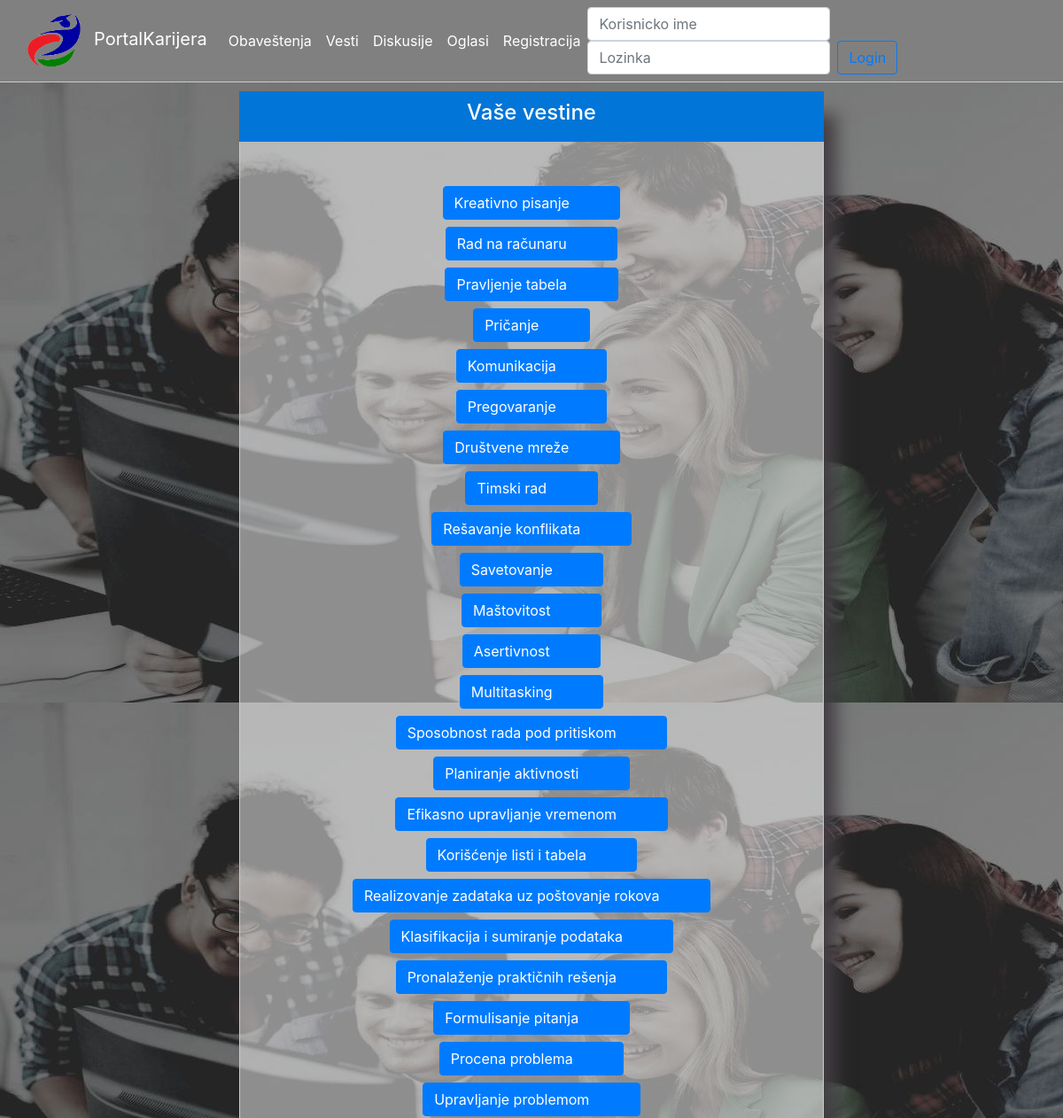
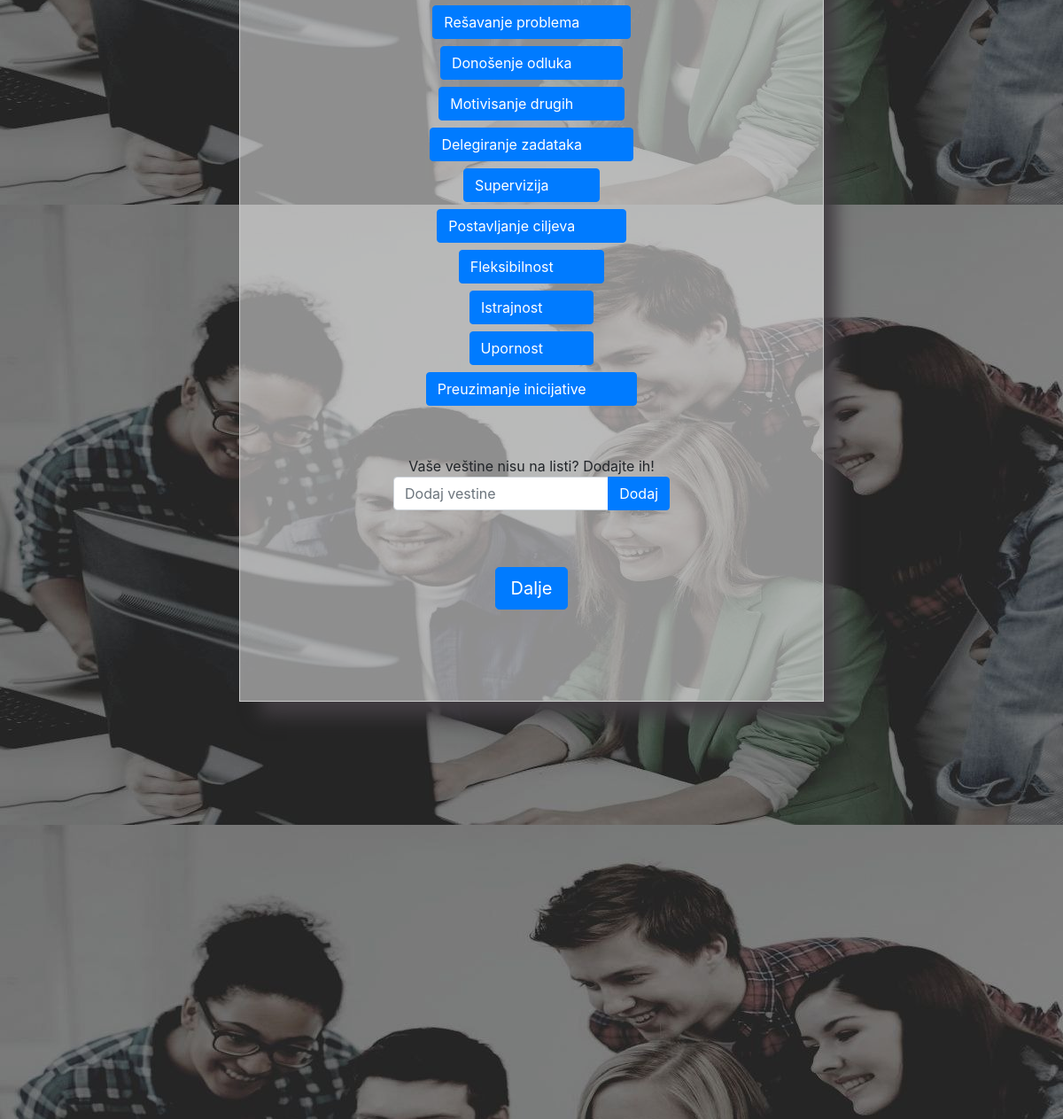
The page /index.php/registracija/dodajInteresovanjaZaKorisnika on the database its author committed (2 pictures, top to bottom).
### tables this page shows
CREATE TABLE IF NOT EXISTS `sifvestine` (
  `idVes` int(11) NOT NULL AUTO_INCREMENT,
  `naziv` varchar(45) DEFAULT NULL,
  PRIMARY KEY (`idVes`)
);

### application/views/viewTemplate.php (called while the page is built, shortened)
<?php
if($this->session->user == null){
    $this->load->view("headers/guestHeader");
    $this->load->view($middle, $middle_data ?? []);
} else if($this->session->userdata('user')['tip']=="s"){
    $this->load->view("headers/studentHeader");
    $this->load->view($middle, $middle_data ?? []);
    $this->load->view("footers/userFooter",["tip" => "student"]);
} else if($this->session->userdata('user')['tip']== "k"){
    $this->load->view("headers/kompHeader");
    $this->load->view($middle, $middle_data ?? []);
    $this->load->view("footers/userFooter",["tip" => "kompanija"]);
}else if($this->session->userdata('user')['tip']== "a"){
    $this->load->view("headers/adminHeader");
    $this->load->view($middle, $middle_data ?? []);
    $this->load->view("footers/userFooter", ["tip" => "admin"]);
}

### application/controllers/Registracija.php (called while the page is built, shortened)
<?php
class Registracija extends MY_Controller {
     public function __construct() {
        $this->load->model('RegistrationModel');
        $this->load->model('SifrarniciModel');
    }
    public function dodatneInfo($idKor, $tip){
        if($tip == "int"){
        $data["middle_data"] = ["interesovanja" => $this->SifrarniciModel->dohvatiInteresovanja(),
                                "idKor" => $idKor];
        }else if($tip == "ves"){
         $data["middle_data"] = ["vestine" => $this->SifrarniciModel->dohvatiVestine(),
                                "idKor" => $idKor];
        }else if($tip == "dipl"){
            $data["middle_data"] = ["fakulteti" => $this->SifrarniciModel->dohvatiFakultete(),
                                 "idKor" => $idKor];
        }else if($tip == "rad"){
            $data["middle_data"] = ["kompanije" => $this->SifrarniciModel->dohvatiKompanije(),
                                    "pozicije" => $this->SifrarniciModel->dohvatiPozicije(),
                                    "gradovi" => $this->SifrarniciModel->dohvatiMesto(),
                                    "idKor" => $idKor];
        }
        $data["middle"] = "middle/dodatneInformacije";
        $this->load->view('viewTemplate', $data);
    }
        public function dodajInteresovanjaZaKorisnika(){
        $idKor = $this->input->post('idKor');
        $this->dodatneInfo($idKor, "ves");
    }
}

### index.php (called while the page is built, shortened)
<?php
require_once BASEPATH.'core/CodeIgniter.php';

### application/models/SifrarniciModel.php (called while the page is built, shortened)
<?php
class SifrarniciModel extends CI_Model{
    public function dohvatiVestine(){
        $query = $this->db->get('sifvestine');
        return $query->result_array();
    }
}

### application/views/middle/dodatneInformacije.php (the view, shortened to what this page needs)
<!DOCTYPE html>
<div class="wrapper">
    <div class="regwrapper">
        <div class="tabInfo">
            <?php
            if(isset($interesovanja)){
                echo "<h4> Vaša interesovanja </h4>";
            }else if(isset($vestine)){
                echo "<h4> Vaše vestine </h4>";
            }else if(isset ($fakulteti)){
                echo "<h4> Podaci o završenim studijama </h4>";
            }else if(isset ($kompanije)){
                echo "<h4>Radno iskustvo</h4>";
            }
            ?>
        </div>
        <div class="tabcontentInfo overflow-auto scroll">
            <?php if(isset($interesovanja)){?>
            <form class="dodatneInfoForma" name="formaInteresovanja" method="POST" action="<?php echo site_url('Registracija/dodajInteresovanjaZaKorisnika');?>">
                <input type="hidden" name='idKor' value="<?php echo $idKor; ?>">
                <?php foreach ($interesovanja as $interesovanje){
                    $idInt = $interesovanje['idInt'];
                    $nazivInt = $interesovanje['naziv'];
                   echo "<label for='$idInt' class='btn btn-primary'>$nazivInt <input type='checkbox' name='int[]' value='$idInt' id='$idInt' class='badgebox'><span class='badge'>&check;</span></label><br/>";
                }
                ?>
                <div id="dodataInteresovanja">
                </div>
                <br/><br/>
                Vasa interesovanja nisu na listi? Dodajte ih!
                <br>
                <div class='form-row'>
                    <div class='col-6 offset-3'>
                        <div class="input-group mb-3">
                            <input type="text" class="form-control" placeholder="Dodaj interesovanje" aria-label="Recipient's username" aria-describedby="basic-addon2" name='novoInt' id="novoInteresovanje">
                            <div class="input-group-append">
                              <button class="btn btn-primary" name='dodajNovoInt' onclick="dodajInt()" type="button">Dodaj</button>
                            </div>
                        </div>
                    </div>
                </div>
                <br/><br/>
                <input type="submit" name='dalje' value="Dalje" class='nextButton btn btn-primary btn-lg'>
            </form>
            <?php } else if(isset ($vestine)){ ?>
            <form class="dodatneInfoForma" name="formaVestine" method="POST" action="<?php echo site_url('Registracija/dodajVestineZaKorisnika');?>">
                <?php foreach ($vestine as $vestina){
                    $idVes = $vestina['idVes'];
                    $nazivVes = $vestina['naziv'];
                     echo "<label for='$idVes' class='btn btn-primary'>$nazivVes <input type='checkbox' name='ves[]' value='$idVes' id='$idVes' class='badgebox'><span class='badge'>&check;</span></label><br/>";
                }
                ?>
                <br/><br/>
                Vaše veštine nisu na listi? Dodajte ih!
                <br>
                <div class='form-row'>
                    <div class='col-6 offset-3'>
                        <div class="input-group mb-3">
                            <input type="text" class="form-control" name='novaVes' id="novaVestina" placeholder="Dodaj vestine">
                            <div class="input-group-append">
                              <button class="btn btn-primary" name='dodajNovuVes' onclick="dodajVes()" type="button">Dodaj</button>
                            </div>
                        </div>
                    </div>
                </div>
                <br/><br/>
                <input type="submit" name='dalje' value="Dalje" class='nextButton btn btn-primary btn-lg'>
            </form>
            <?php
                 }else if(isset($fakulteti)){
            ?>
           Ovde mozete da ostavite podatke o stečenoj diplomi. Ukoliko nemate diplomu ili još uvek studirate, pređite na sledeći korak.
             <br/>
             <div class="form-row">
                 <div class="col-6 offset-3">
             <form class="dodatneInfoForma" name="diplomaForma" method="POST" action="<?php echo site_url('Registracija/dodajDiplomuZaKorisnika') ?>">
                 <input type="hidden" name='idKor' value="<?php echo $idKor; ?>">
                 <div id="selectfakultet">
                 <select class="form-control" name="fakultet" id="listafakultet" onchange="dodajInput('fakultet')">
                    <option disabled selected value="">Odaberite fakultet</option>
                    <?php
                            foreach ($fakulteti as $fakultet){
                                $naziv = $fakultet["naziv"];
                                $idFak = $fakultet["idFak"];
                                echo "<option value='$idFak'>$naziv</option>";
                            }
                            ?>
                    <option value="dodaj">Dodaj fakultet</option>
                 </select>
                </div>
                <div id="fakultet">
                </div>
                 <br/><input class="form-control" type="text" name="odsek" placeholder="Odsek">
                 <br/>
                 <div class="text-left">
                     <b>Nivo studija: </b>
                <br/>
                <input type="radio" name="nivo" value="osnovne"> Osnovne akademske studije<br>
                <input type="radio" name="nivo" value="master"> Master akademske studije<br>
                <input type="radio" name="nivo" value="specijalisticke"> Specijalističke akademske studije<br>
                <input type="radio" name="nivo" value="doktorske"> Doktorske akademske studije<br>
                <input type="radio" name="nivo" value="strukovne"> Strukovne studije<br><br/>
                 </div>
                <input class="form-control" type="number" name="godUpisa" placeholder="Godina upisa">
                <br/>
                <input class="form-control" type="number" name="godZavrsetka" placeholder="Godina zavrsetka">
                <br/>
                <input class="form-control" type="text" name="zvanje" placeholder="Steceno zvanje">
                <br/>
                <input type="checkbox" name="vidDipl" value="1">Ne želim da ovaj podatak bude javan
                <br/><br/>
                <input type="submit" name="dalje" value="Dalje" class='nextButton btn btn-primary btn-lg'>
             </form>
             </div>
             </div>
             <?php
                 }else if(isset($kompanije)){
             ?>
         Ovde možete ostaviti podatke o ranijem ili trenutnom radnom angažmanu.
         <br/>
         *Sajt prihvata samo <b>JEDNO</b> radno iskustvo, tako da - birajte pažljivo šta ćete napisati.
         <div class="form-row">
                 <div class="col-6 offset-3">
            <form class="dodatneInfoForma" name="iskustvoForma" method="POST" action="<?php echo site_url('Registracija/dodajIskustvoZaKorisnika')?>">
                <input type="hidden" name='idKor' value="<?php echo $idKor; ?>">
            <div id="selectkompanija">
                 <select class="form-control" name="kompanija" id="listakompanija" onchange="dodajInput('kompanija')">
                    <option disabled selected value="">Odaberite kompaniju</option>
                    <?php
                            foreach ($kompanije as $kompanija){
                                $naziv = $kompanija["naziv"];
                                $idKom = $kompanija["idSifKo"];
                                echo "<option value='$idKom'>$naziv</option>";
                            }
                            ?>
                    <option value="dodaj">Dodaj kompaniju</option>
                 </select>
                </div>
                <div id="kompanija">
                </div>
                <br/>
            <div id="selectpozicija">
                 <select class="form-control" name="pozicija" id="listapozicija" onchange="dodajInput('pozicija')">
                    <option disabled selected value="">Odaberite poziciju</option>
                    <?php
                            foreach ($pozicije as $pozicija){
                                $naziv = $pozicija["naziv"];
                                $idPoz = $pozicija["idPoz"];
                                echo "<option value='$idPoz'>$naziv</option>";
                            }
                            ?>
                    <option value="dodaj">Dodaj poziciju</option>
                 </select>
                </div>
                <div id="pozicija">
                </div>
                <br/>
            <div id="selectsediste">
            <select class="form-control" name="sediste" id="listasediste" onchange="dodajInput('sediste')">
                <option disabled selected value="">Sedište</option>
                <?php
                        foreach ($gradovi as $grad){
                            $naziv = $grad["naziv"];
                            $idGra = $grad["idGra"];
                            echo "<option value='$idGra'>$naziv</option>";
                        }
                        ?>
                <option value="dodaj">Dodaj grad</option>
            </select>
            </div>
            <div id="sediste">
            </div>
            <br/>
            <div class="input-group mb-3">
                <div class="input-group-prepend">
                  <span class="input-group-text" id="basic-addon2">Početak radnog odnosa:</span>
                </div>
                <input type="date" class="form-control" name="od">
            </div>
            <div class="input-group mb-3">
                <div class="input-group-prepend">
                  <span class="input-group-text" id="basic-addon3">Kraj radnog odnosa:</span>
                </div>
                <input class="form-control" type="date" name="do">
            </div>
<!--            Pocetak radnog odnosa: <input class="form-control" type="date" name="od">
            <br/>
            Kraj radnog odnosa: <input class="form-control" type="date" name="do">-->
            <input type="checkbox" name="vidRad" value="1">Ne želim da ovaj podatak bude javan
            <br/><br/>
            <input type="submit" name="dalje" value="Zavrsi registraciju" class='nextButton btn btn-primary btn-lg'>
            </form>
                 </div>
         </div>
                 <?php }?>
    </div>
</div>
</div>

### css/styleGuest.css (style rules this page uses)
.wrapper { background-image: url("../images/pozadina1.jpg"); height: 100vh; width: auto; position: relative; display: flex; justify-content: center; padding-bottom: 6rem; }
.regwrapper { background-color: rgb(248,248,248,0.5); text-align: center; position: absolute; justify-content: center; top:10px; width:55%; box-shadow: 19px 21px 19px -5px rgba(66,61,66,1); }
.tabInfo { overflow: hidden; border-bottom: none; background-color: #0275d8; color: white; padding: 10px; }
.tabcontentInfo { padding: 30px 12px; border: 1px solid #ccc; border-top: none; height: 75vh; }
html { background-color: dimgrey; }
input::placeholder { color: #fff; }
button, input { overflow: visible; }
.badgebox + .badge { text-indent: -999999px; width: 27px; }
.dodatneInfoForma { margin-top: 20px; }

### rows shown on the page
sifvestine: naziv "Kreativno pisanje"
sifvestine: naziv "Rad na računaru"
sifvestine: naziv "Pravljenje tabela"
sifvestine: naziv "Pričanje"
sifvestine: naziv "Komunikacija"
sifvestine: naziv "Pregovaranje"
sifvestine: naziv "Društvene mreže"
sifvestine: naziv "Timski rad"
sifvestine: naziv "Rešavanje konflikata"
sifvestine: naziv "Savetovanje"
sifvestine: naziv "Maštovitost"
sifvestine: naziv "Asertivnost"
sifvestine: naziv "Multitasking"
sifvestine: naziv "Sposobnost rada pod pritiskom"
sifvestine: naziv "Planiranje aktivnosti"
sifvestine: naziv "Efikasno upravljanje vremenom"
sifvestine: naziv "Korišćenje listi i tabela"
sifvestine: naziv "Realizovanje zadataka uz poštovanje rokova"
sifvestine: naziv "Klasifikacija i sumiranje podataka"
sifvestine: naziv "Pronalaženje praktičnih rešenja"
sifvestine: naziv "Formulisanje pitanja"
sifvestine: naziv "Procena problema"
sifvestine: naziv "Upravljanje problemom"
sifvestine: naziv "Rešavanje problema"
sifvestine: naziv "Donošenje odluka"
sifvestine: naziv "Motivisanje drugih"
sifvestine: naziv "Delegiranje zadataka"
sifvestine: naziv "Supervizija"
sifvestine: naziv "Postavljanje ciljeva"
sifvestine: naziv "Fleksibilnost"
sifvestine: naziv "Istrajnost"
sifvestine: naziv "Upornost"
sifvestine: naziv "Preuzimanje inicijative"
